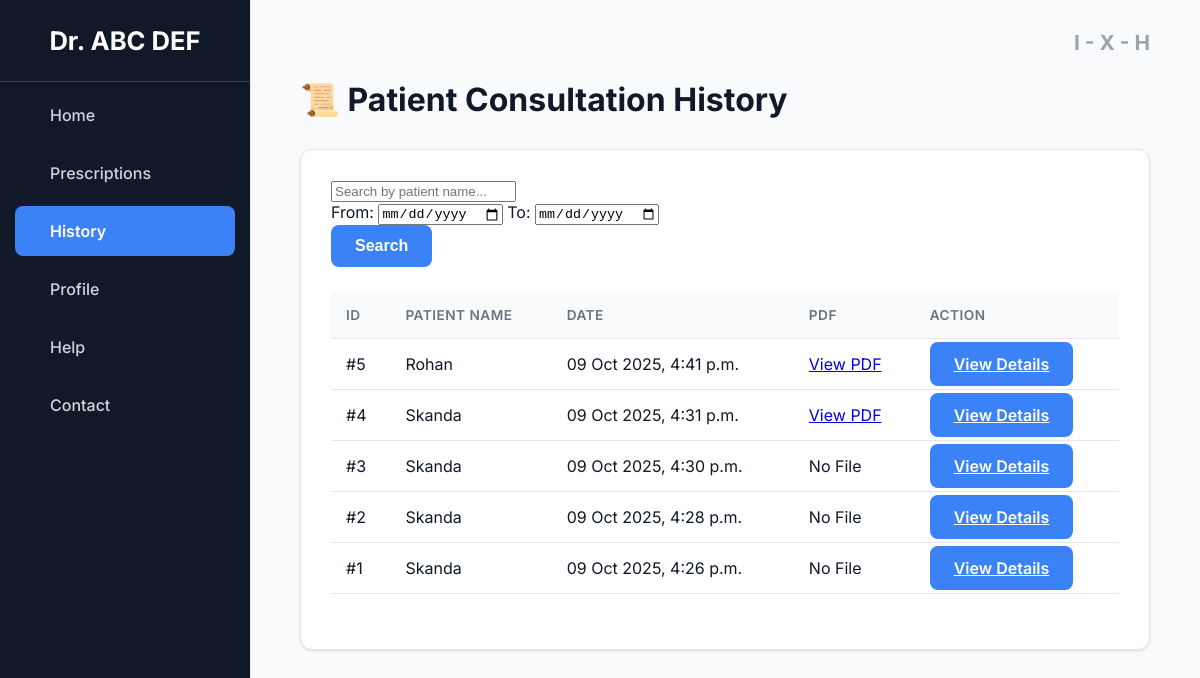
Page /history/ (signed in) on the earlier database version.
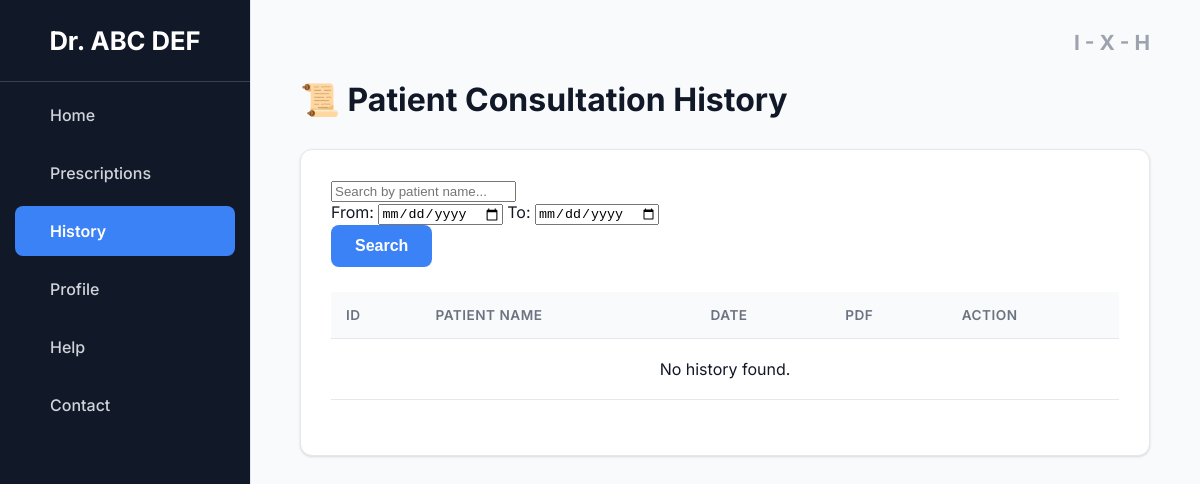
Same page on the later database version.
### home/models.py (models this page shows, shortened)
class Prescription(models.Model):
    patient = models.ForeignKey(
        Patient, on_delete=models.CASCADE, related_name='prescriptions')
    doctor = models.ForeignKey(
        Doctor, on_delete=models.SET_NULL, null=True, blank=True)
    symptoms = models.ManyToManyField(Symptom, blank=True)
    medicines = models.ManyToManyField(Medicine, blank=True)
    blood_pressure = models.CharField(max_length=20, blank=True)
    transcribed_text = models.TextField(blank=True)
    prescription_file = models.FileField(upload_to='prescriptions/', blank=True, null=True)
    date_created = models.DateTimeField(auto_now_add=True)
    is_verified = models.BooleanField(default=False)
    verified_at = models.DateTimeField(null=True, blank=True)
    audio_recording = models.FileField(upload_to='audio_recordings/', blank=True, null=True)
    transcript_file = models.FileField(upload_to='transcripts/', blank=True, null=True)

class Patient(models.Model):
    name = models.CharField(max_length=100)
    phone = models.CharField(max_length=15, blank=True)
    age = models.PositiveIntegerField(null=True, blank=True)
    gender = models.CharField(max_length=10, blank=True)
    blood_group = models.CharField(max_length=5, blank=True)
    weight = models.DecimalField(
        max_digits=5, decimal_places=2, null=True, blank=True)
    date_created = models.DateTimeField(auto_now_add=True)

### home/views.py (the view)
# urls.py: path('history/', views.history, name='history'),
@login_required
def history(request):
    all_prescriptions = Prescription.objects.all().order_by('-date_created')
    return render(request, 'history.html', {'prescriptions': all_prescriptions})

### templates/history.html (shortened to what this page needs)
{% extends 'base.html' %}
{% block content %}
<header class="page-header">
  <h1>📜 Patient Consultation History</h1>
</header>
<div class="card">
  <div class="filter-container">
    <input type="text" placeholder="Search by patient name..." class="filter-search">
    <div class="filter-dates">
      <label for="startDate">From:</label>
      <input type="date" id="startDate" name="startDate">
      <label for="endDate">To:</label>
      <input type="date" id="endDate" name="endDate">
    </div>
    <button class="btn">Search</button>
  </div>
  <table class="history-table">
    <thead>
      <tr>
        <th>ID</th>
        <th>Patient Name</th>
        <th>Date</th>
        <th>PDF</th>
        <th>Action</th>
      </tr>
    </thead>
    <tbody>
      {% for prescription in prescriptions %}
      <tr>
        <td>#{{ prescription.id }}</td>
        <td>{{ prescription.patient.name }}</td>
        <td>{{ prescription.date_created|date:"d M Y, P" }}</td>
        <td>
          {% if prescription.prescription_file %}
            <a href="{{ prescription.prescription_file.url }}" target="_blank">View PDF</a>
          {% else %}
            No File
          {% endif %}
        </td>
        <td><a href="#" class="btn btn-small">View Details</a></td>
      </tr>
      {% empty %}
      <tr>
        <td colspan="5" style="text-align: center; padding: 20px;">No history found.</td>
      </tr>
      {% endfor %}
    </tbody>
  </table>
</div>
{% endblock %}

### templates/base.html (shortened to what this page needs)
{% load static %}
<!DOCTYPE html>
<html lang="en">
<head>
  <link rel="stylesheet" href="{% static 'css/base.css' %}">
</head>
<body>
  <div class="sidebar">
    <h2>Dr. ABC DEF</h2>
    <a href="{% url 'home' %}" class="{% if request.path == '/' %}active{% endif %}">Home</a>
    <a href="{% url 'prescription' %}" class="{% if 'prescription' in request.path %}active{% endif %}">Prescriptions</a>
    <a href="{% url 'history' %}" class="{% if 'history' in request.path %}active{% endif %}">History</a>
    <a href="{% url 'profile' %}" class="{% if 'profile' in request.path %}active{% endif %}">Profile</a>
    <a href="{% url 'help' %}" class="{% if 'help' in request.path %}active{% endif %}">Help</a>
    <a href="{% url 'contact' %}" class="{% if 'contact' in request.path %}active{% endif %}">Contact</a>
  </div>
  <div class="main-content">
    <div class="top-bar">
      <strong>I - X - H</strong>
    </div>
    {% block content %}{% endblock %}
  </div>
</body>
</html>

### static/css/base.css (style rules this page uses)
body { font-family: 'Inter', -apple-system, BlinkMacSystemFont, "Segoe UI", Roboto, "Helvetica Neue", Arial, sans-serif; margin: 0; background-color: #f9fafb; display: flex; color: #111827; -webkit-font-smoothing: antialiased; -moz-osx-font-smoothing: grayscale; }
.sidebar { width: 250px; background-color: #111827; color: white; height: 100vh; padding: 25px 0; position: fixed; border-right: 1px solid #e5e7eb; }
.sidebar h2 { text-align: center; padding: 0 25px 25px 25px; margin: 0; font-size: 1.6em; font-weight: 700; color: #ffffff; border-bottom: 1px solid #374151; }
.sidebar a { display: block; color: #d1d5db; padding: 15px 35px; margin: 8px 15px; text-decoration: none; border-radius: 8px; font-weight: 500; transition: all 0.25s ease-in-out; }
.sidebar a.active { background-color: #3b82f6; color: white; font-weight: 600; }
.main-content { margin-left: 250px; padding: 30px 50px; width: calc(100% - 250px); }
.top-bar { text-align: right; font-weight: 600; font-size: 1.3em; padding-bottom: 25px; color: #9ca3af; }
.card { background-color: white; border-radius: 12px; box-shadow: 0 1px 3px 0 rgba(0, 0, 0, 0.1), 0 1px 2px -1px rgba(0, 0, 0, 0.1); padding: 30px; border: 1px solid #e5e7eb; }
.btn { background-color: #3b82f6; color: white; border: none; padding: 12px 24px; border-radius: 8px; cursor: pointer; font-size: 1em; font-weight: 600; transition: all 0.25s ease-in-out; }
.page-header { display: flex; justify-content: space-between; align-items: center; margin-bottom: 30px; }
.page-header h1, .home-header h1 { margin: 0; font-weight: 700; font-size: 2em; color: #111827; }
.history-table { width: 100%; border-collapse: collapse; margin: 25px 0; }
.history-table th, .history-table td { padding: 15px; text-align: left; border-bottom: 1px solid #e5e7eb; }
.history-table th { background-color: #f9fafb; font-weight: 600; font-size: 0.85em; text-transform: uppercase; color: #6b7280; letter-spacing: 0.5px; }

Differences in the rows shown:
removed Prescription: id "5", patient.name "Rohan", date_created "09 Oct 2025, 4:41 p.m."
removed Prescription: id "4", patient.name "Skanda", date_created "09 Oct 2025, 4:31 p.m."
removed Prescription: id "3", patient.name "Skanda", date_created "09 Oct 2025, 4:30 p.m.", prescription_file "No File"
removed Prescription: id "2", patient.name "Skanda", date_created "09 Oct 2025, 4:28 p.m.", prescription_file "No File"
removed Prescription: id "1", patient.name "Skanda", date_created "09 Oct 2025, 4:26 p.m.", prescription_file "No File"
Other differences:
text now shown: "No history found."
